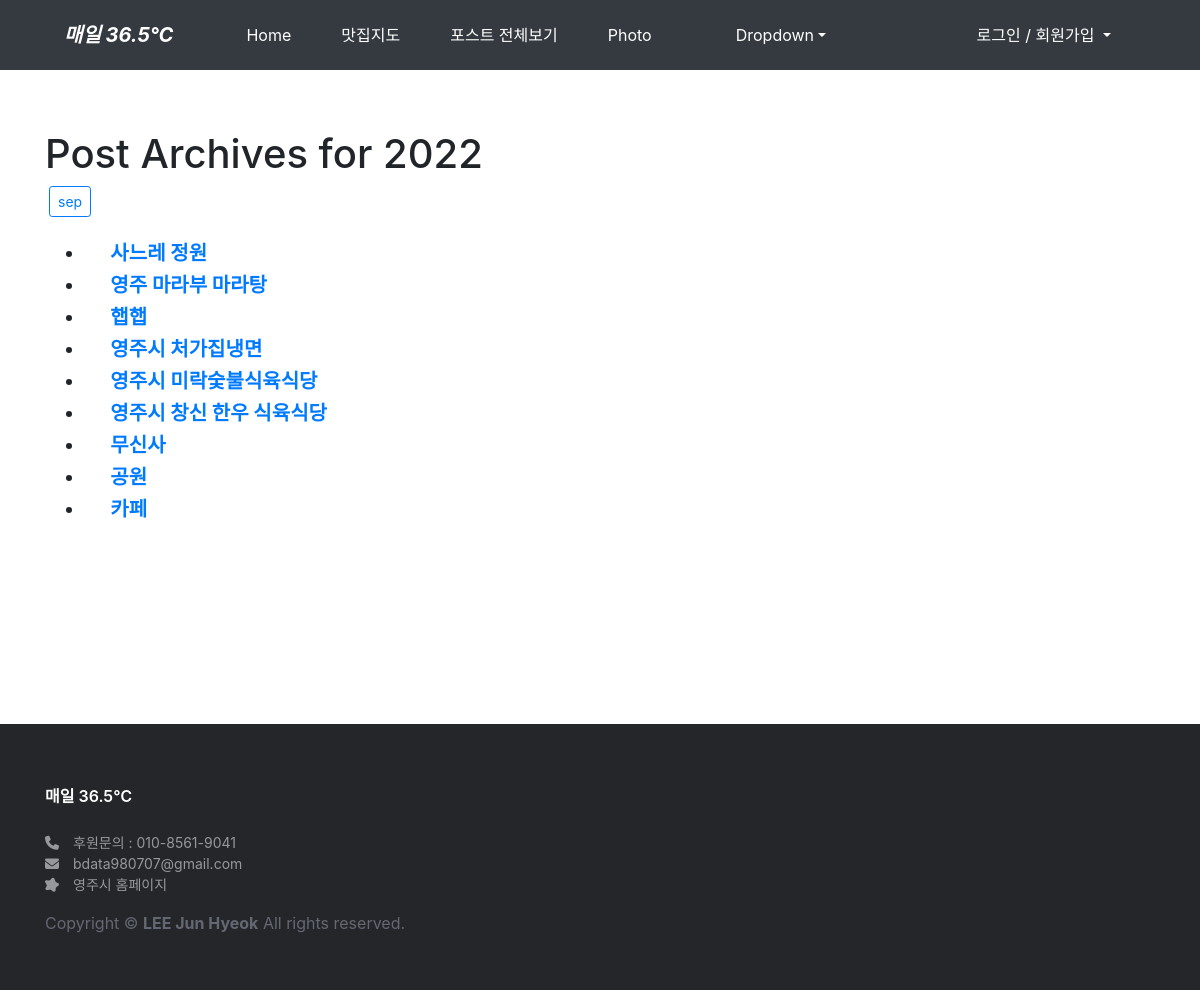
Screenshot of /blog/archive/2022/ with the database file from the repository.
### blog/models.py (models this page shows, shortened)
class Post(models.Model):
    title = models.CharField('TITLE', max_length=50)
    slug = models.SlugField('SLUG', unique=True, allow_unicode=True, help_text='one word for title alias')
    description = models.CharField('DESCRIPTION', max_length=100, blank=True, help_text='simple description text')
    image = models.ImageField(upload_to='images/', blank=True, null = True)
    content = models.TextField('CONTENT')
    create_dt = models.DateTimeField('CREATE DATE', auto_now_add=True)
    modify_dt = models.DateTimeField('MODIFY DATE', auto_now=True)
    tags = TaggableManager(blank=True)
    owner = models.ForeignKey(User, on_delete=models.CASCADE, verbose_name='OWNER', blank=True, null=True)
    name =models.CharField(max_length=15,blank=True, null=True)
    location = models.CharField(max_length=50,default='',blank=True, null=True)
    latitude=models.FloatField(default=0.0,blank=True, null=True)
    longitude=models.FloatField(default=0.0,blank=True, null=True)
    class Meta:
        verbose_name = 'post'
        verbose_name_plural = 'posts'
        db_table = 'blog_posts'
        ordering = ('-modify_dt',)
    def get_absolute_url(self):
        return reverse('blog:post_detail', args=(self.slug,))

### blog/views.py (the view)
# urls.py: path('archive/<int:year>/', views.PostYAV.as_view(), name='post_year_archive'),
class PostYAV(YearArchiveView):
    model = Post
    date_field = 'modify_dt'
    make_object_list = True

### blog/templates/blog/post_archive_year.html (shortened to what this page needs)
{% extends 'base.html' %}
{% load static %}
{% block content %}
<h1>Post Archives for {{ year|date:"Y"}}</h1>
{% for date in date_list %}
<a href="{% url 'blog:post_month_archive' year|date:'Y' date|date:'m' %}" class="btn btn-outline-primary btn-sm mx-1">
    {{ date|date:"b" }}
</a>
{% endfor %}
<br><br>
<div>
    <ul>
        {% for post in object_list %}
        <li class="h5">{{ post.modify_date|date:"Y-m-d"}}&emsp;
            <a href="{{ post.get_absolute_url }}"><strong> {{ post.title }}</strong></a>
        </li>
        {% endfor%}
    </ul>
</div>
{% endblock %}

### templates/base.html (style rules this page uses)
* { font-family: Pretendard, -apple-system, BlinkMacSystemFont, system-ui, Roboto, "Helvetica Neue", "Segoe UI", "Apple SD Gothic Neo", "Noto Sans KR", "Malgun Gothic", "Apple Color Emoji", "Segoe UI Emoji", "Segoe UI Symbol", sans-serif; }
html, body { margin: 0; padding: 0; height: 100%; }

### rows the page displays
Post: title "사느레 정원"
Post: title "영주 마라부 마라탕"
Post: title "햅햅"
Post: title "영주시 처가집냉면"
Post: title "영주시 미락숯불식육식당"
Post: title "영주시 창신 한우 식육식당"
Post: title "무신사"
Post: title "공원"
Post: title "카페"

### other values shown
{{ year|date:"Y" }} "2022"
{{ date|date:"b" }} "sep"
